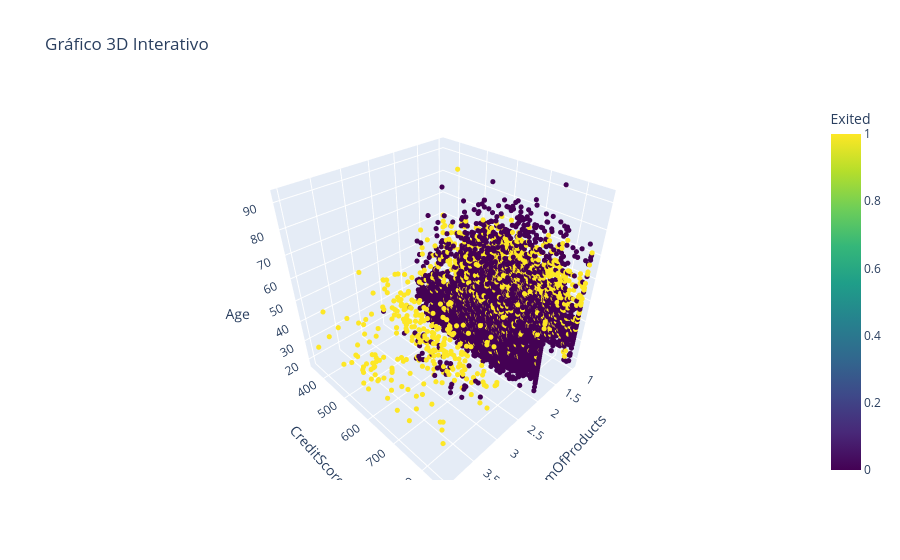

Source (notebook cell):
### Code cell
fig = px.scatter_3d(data, x='NumOfProducts', y='CreditScore', z='Age',
                    color='Exited', color_continuous_scale='Viridis',
                    title="Gráfico 3D Interativo", opacity=1)

fig.update_traces(marker_size=3)

# Exibindo o gráfico interativo
fig.show()

### Figure 1 — Plotly figure (JSON) as saved in the notebook; plotly's stock layout.template omitted (floating-point values rounded to 4 significant figures; data arrays with more than 128 entries replaced by an {"elided": "..."} marker saying what was removed)
{"data": [{"hovertemplate": "NumOfProducts=%{x}<br>CreditScore=%{y}<br>Age=%{z}<br>Exited=%{marker.color}<extra></extra>", "legendgroup": "", "marker": {"color": {"elided": "10000 int values"}, "coloraxis": "coloraxis", "opacity": 1, "size": 3, "symbol": "circle"}, "mode": "markers", "name": "", "scene": "scene", "showlegend": false, "type": "scatter3d", "x": {"elided": "10000 int values"}, "y": {"elided": "10000 int values"}, "z": {"elided": "10000 int values"}}], "layout": {"coloraxis": {"colorbar": {"title": {"text": "Exited"}}, "colorscale": [[0, "#440154"], [0.1111, "#482878"], [0.2222, "#3e4989"], [0.3333, "#31688e"], [0.4444, "#26828e"], [0.5556, "#1f9e89"], [0.6667, "#35b779"], [0.7778, "#6ece58"], [0.8889, "#b5de2b"], [1, "#fde725"]]}, "legend": {"tracegroupgap": 0}, "scene": {"domain": {"x": [0, 1], "y": [0, 1]}, "xaxis": {"title": {"text": "NumOfProducts"}}, "yaxis": {"title": {"text": "CreditScore"}}, "zaxis": {"title": {"text": "Age"}}}, "title": {"text": "Gráfico 3D Interativo"}}}
